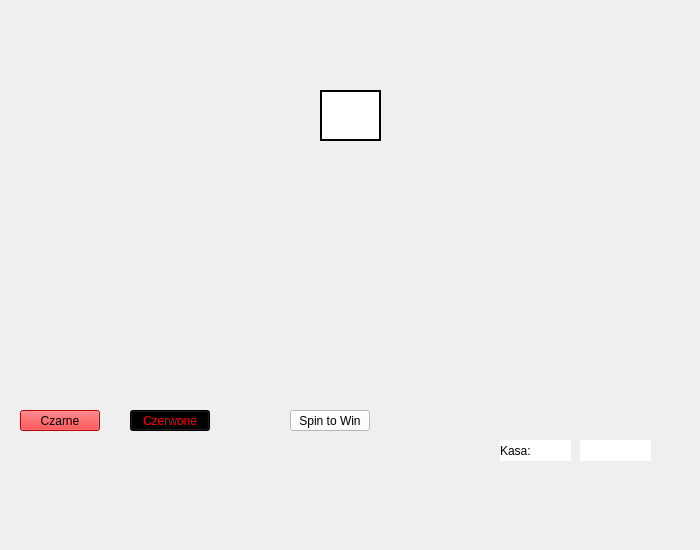
<?xml version="1.0" encoding="UTF-8"?>
<ui version="4.0">
 <class>MainWindow</class>
 <widget class="QMainWindow" name="MainWindow">
  <property name="geometry">
   <rect>
    <x>0</x>
    <y>0</y>
    <width>700</width>
    <height>550</height>
   </rect>
  </property>
  <property name="sizePolicy">
   <sizepolicy hsizetype="Fixed" vsizetype="Fixed">
    <horstretch>0</horstretch>
    <verstretch>0</verstretch>
   </sizepolicy>
  </property>
  <property name="minimumSize">
   <size>
    <width>700</width>
    <height>550</height>
   </size>
  </property>
  <property name="maximumSize">
   <size>
    <width>700</width>
    <height>550</height>
   </size>
  </property>
  <property name="baseSize">
   <size>
    <width>700</width>
    <height>550</height>
   </size>
  </property>
  <property name="windowTitle">
   <string>MainWindow</string>
  </property>
  <property name="windowIcon">
   <iconset resource="resources.qrc">
    <normaloff>:/new/prefix1/images/icon.png</normaloff>:/new/prefix1/images/icon.png</iconset>
  </property>
  <property name="styleSheet">
   <string notr="true"/>
  </property>
  <widget class="QWidget" name="centralwidget">
   <widget class="QPushButton" name="pushButton">
    <property name="geometry">
     <rect>
      <x>290</x>
      <y>410</y>
      <width>80</width>
      <height>21</height>
     </rect>
    </property>
    <property name="styleSheet">
     <string notr="true">background-color: rgb(255, 255, 255);</string>
    </property>
    <property name="text">
     <string>Spin to Win</string>
    </property>
   </widget>
   <widget class="QLabel" name="lblPointer">
    <property name="enabled">
     <bool>true</bool>
    </property>
    <property name="geometry">
     <rect>
      <x>320</x>
      <y>90</y>
      <width>61</width>
      <height>51</height>
     </rect>
    </property>
    <property name="autoFillBackground">
     <bool>false</bool>
    </property>
    <property name="styleSheet">
     <string notr="true">background-color: rgb(255, 255, 255);</string>
    </property>
    <property name="frameShape">
     <enum>QFrame::WinPanel</enum>
    </property>
    <property name="text">
     <string/>
    </property>
    <property name="pixmap">
     <pixmap resource="resources.qrc">:/new/prefix1/images/pointer.png</pixmap>
    </property>
    <property name="scaledContents">
     <bool>true</bool>
    </property>
   </widget>
   <widget class="QWidget" name="horizontalLayoutWidget">
    <property name="geometry">
     <rect>
      <x>70</x>
      <y>160</y>
      <width>561</width>
      <height>101</height>
     </rect>
    </property>
    <layout class="QHBoxLayout" name="horizontalLayout">
     <property name="sizeConstraint">
      <enum>QLayout::SetMaximumSize</enum>
     </property>
     <item>
      <widget class="QLabel" name="left_3">
       <property name="text">
        <string/>
       </property>
      </widget>
     </item>
     <item>
      <widget class="QLabel" name="left_2">
       <property name="text">
        <string/>
       </property>
      </widget>
     </item>
     <item>
      <widget class="QLabel" name="left">
       <property name="text">
        <string/>
       </property>
      </widget>
     </item>
     <item>
      <widget class="QLabel" name="middle">
       <property name="text">
        <string/>
       </property>
      </widget>
     </item>
     <item>
      <widget class="QLabel" name="right">
       <property name="text">
        <string/>
       </property>
      </widget>
     </item>
     <item>
      <widget class="QLabel" name="right_2">
       <property name="text">
        <string/>
       </property>
      </widget>
     </item>
     <item>
      <widget class="QLabel" name="right_3">
       <property name="text">
        <string/>
       </property>
      </widget>
     </item>
    </layout>
   </widget>
   <widget class="QLabel" name="lblKasa">
    <property name="geometry">
     <rect>
      <x>500</x>
      <y>440</y>
      <width>71</width>
      <height>21</height>
     </rect>
    </property>
    <property name="styleSheet">
     <string notr="true">background-color: rgb(255, 255, 255);</string>
    </property>
    <property name="text">
     <string>Kasa:</string>
    </property>
   </widget>
   <widget class="QLabel" name="lblHajs">
    <property name="geometry">
     <rect>
      <x>580</x>
      <y>440</y>
      <width>71</width>
      <height>21</height>
     </rect>
    </property>
    <property name="styleSheet">
     <string notr="true">background-color: rgb(255, 255, 255);</string>
    </property>
    <property name="text">
     <string/>
    </property>
   </widget>
   <widget class="QPushButton" name="pushButton_2">
    <property name="geometry">
     <rect>
      <x>20</x>
      <y>410</y>
      <width>80</width>
      <height>21</height>
     </rect>
    </property>
    <property name="styleSheet">
     <string notr="true">background-color: rgb(255, 0, 4);</string>
    </property>
    <property name="text">
     <string>Czarne</string>
    </property>
   </widget>
   <widget class="QPushButton" name="pushButton_3">
    <property name="geometry">
     <rect>
      <x>130</x>
      <y>410</y>
      <width>80</width>
      <height>21</height>
     </rect>
    </property>
    <property name="styleSheet">
     <string notr="true">background-color: rgb(0, 0, 0);
color: rgb(255, 0, 4);</string>
    </property>
    <property name="text">
     <string>Czerwone</string>
    </property>
   </widget>
  </widget>
 </widget>
 <resources>
  <include location="resources.qrc"/>
 </resources>
 <connections/>
</ui>
